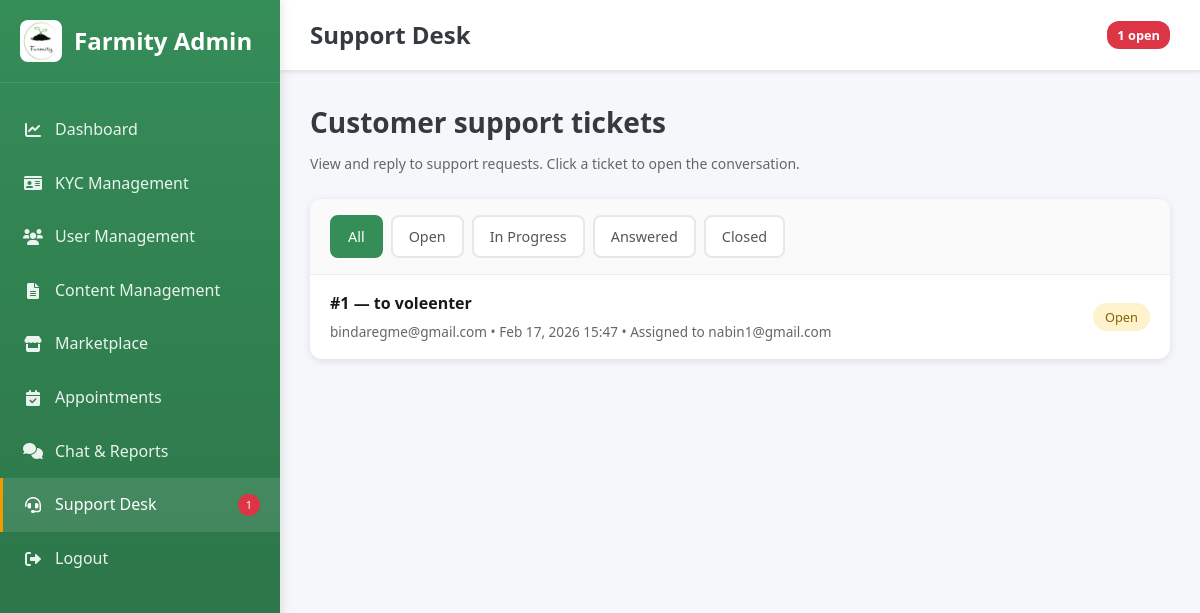
/admin-dashboard/support/ (signed in), run on an earlier commit of the app's database.
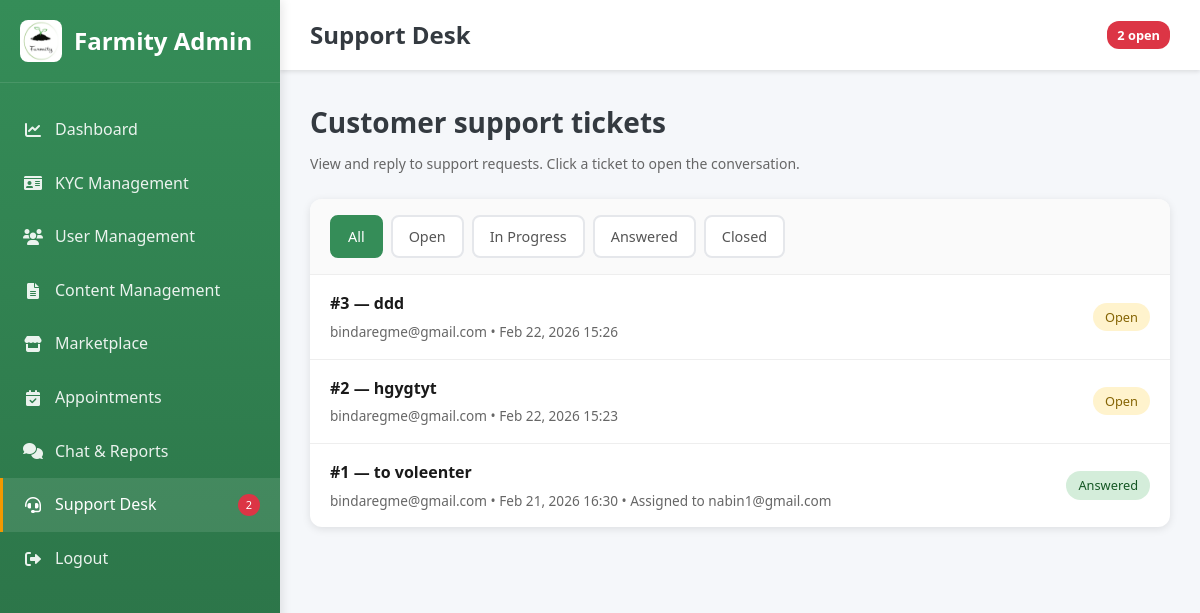
And on a later commit of the database.
### accounts/models.py (models this page shows, shortened)
class SupportTicket(models.Model):
    STATUS_OPEN = 'open'
    STATUS_IN_PROGRESS = 'in_progress'
    STATUS_ANSWERED = 'answered'
    STATUS_CLOSED = 'closed'
    STATUS_CHOICES = (
        (STATUS_OPEN, 'Open'),
        (STATUS_IN_PROGRESS, 'In Progress'),
        (STATUS_ANSWERED, 'Answered'),
        (STATUS_CLOSED, 'Closed'),
    )
    user = models.ForeignKey(User, on_delete=models.CASCADE, related_name='support_tickets')
    subject = models.CharField(max_length=255)
    status = models.CharField(max_length=20, choices=STATUS_CHOICES, default=STATUS_OPEN)
    assigned_to = models.ForeignKey(
        User,
        on_delete=models.SET_NULL,
        null=True,
        blank=True,
        related_name='assigned_support_tickets',
    )
    created_at = models.DateTimeField(auto_now_add=True)
    updated_at = models.DateTimeField(auto_now=True)
    class Meta:
        ordering = ('-updated_at',)

class User(AbstractBaseUser, PermissionsMixin):
    ROLE_CHOICES = (
        ('admin', 'Admin'),
        ('buyer', 'Buyer'),
        ('farmer', 'Farmer'),
        ('agricultural_expert', 'Agricultural Expert'),
        ('vendor', 'Vendor'),
    )
    email = models.EmailField(unique=True)
    role = models.CharField(max_length=20, choices=ROLE_CHOICES, default='buyer')
    is_active = models.BooleanField(default=True)
    is_verified = models.BooleanField(default=False)
    is_staff = models.BooleanField(default=False)
    date_joined = models.DateTimeField(auto_now_add=True)
    objects = UserManager()
    USERNAME_FIELD = 'email'
    REQUIRED_FIELDS = []

### accounts/views.py (the view)
# urls.py: path('admin-dashboard/support/', admin_support_desk, name='admin_support_desk'),
@login_required
def admin_support_desk(request):
    if request.user.role != 'admin' and not _is_support_staff(request.user):
        messages.error(request, 'You do not have access to the support desk.')
        return redirect('support_hub')
    status_filter = request.GET.get('status', '').strip()
    qs = SupportTicket.objects.select_related('user', 'assigned_to').order_by('-updated_at')
    if status_filter and status_filter in dict(SupportTicket.STATUS_CHOICES):
        qs = qs.filter(status=status_filter)
    tickets = qs
    open_count = SupportTicket.objects.filter(
        status__in=[SupportTicket.STATUS_OPEN, SupportTicket.STATUS_IN_PROGRESS]
    ).count()
    pending_kyc = KYCRequest.objects.filter(status=KYCRequest.STATUS_PENDING).count()
    context = {
        'tickets': tickets,
        'status_filter': status_filter,
        'status_choices': SupportTicket.STATUS_CHOICES,
        'open_count': open_count,
        'open_support_count': open_count,
        'pending_kyc': pending_kyc,
    }
    return render(request, 'admin_support_desk.html', context)

### templates/admin_support_desk.html (shortened to what this page needs)
<!DOCTYPE html>
<html lang="en">
<head>
    <link rel="stylesheet" href="/static/css/style.css">
    <link href="https://cdnjs.cloudflare.com/ajax/libs/font-awesome/6.0.0/css/all.min.css" rel="stylesheet">
</head>
<body>
    <aside class="sidebar">
        <div class="sidebar-header">
            <img src="/static/images/Farmity%20logo.png" alt="Farmity" class="sidebar-logo-img" style="width:42px;height:42px;object-fit:contain;border-radius:8px;" onerror="this.style.display='none'; this.nextElementSibling.style.display='inline-block';">
            <h2>Farmity Admin</h2>
        </div>
        <nav class="sidebar-menu">
            <a href="{% url 'admin_dashboard' %}" class="menu-item">
                <i class="fas fa-chart-line"></i>
                <span>Dashboard</span>
            </a>
            <a href="{% url 'admin_kyc_management' %}" class="menu-item">
                <i class="fas fa-id-card"></i>
                <span>KYC Management</span>
            </a>
            <a href="{% url 'admin_user_management' %}" class="menu-item">
                <i class="fas fa-users"></i>
                <span>User Management</span>
            </a>
            <a href="{% url 'admin_content_management' %}" class="menu-item">
                <i class="fas fa-file-alt"></i>
                <span>Content Management</span>
            </a>
            <a href="{% url 'admin_marketplace_oversight' %}" class="menu-item">
                <i class="fas fa-store"></i>
                <span>Marketplace</span>
            </a>
            <a href="{% url 'admin_appointment_management' %}" class="menu-item">
                <i class="fas fa-calendar-check"></i>
                <span>Appointments</span>
            </a>
            <a href="{% url 'admin_chat_reports' %}" class="menu-item">
                <i class="fas fa-comments"></i>
                <span>Chat & Reports</span>
            </a>
            <a href="{% url 'admin_support_desk' %}" class="menu-item active">
                <i class="fas fa-headset"></i>
                <span>Support Desk</span>
                {% if open_support_count > 0 %}
                <span style="margin-left: auto; background: var(--danger); color: white; padding: 2px 8px; border-radius: 12px; font-size: 11px;">{{ open_support_count }}</span>
                {% endif %}
            </a>
            <a href="{% url 'logout' %}" class="menu-item">
                <i class="fas fa-sign-out-alt"></i>
                <span>Logout</span>
            </a>
        </nav>
    </aside>
    <div class="main-content">
        <header class="top-header">
            <h1 class="header-title">Support Desk</h1>
            {% if open_count > 0 %}
            <span class="open-badge">{{ open_count }} open</span>
            {% endif %}
        </header>
        <div class="dashboard-content">
            <div class="page-header">
                <h2 class="page-title">Customer support tickets</h2>
                <p class="page-subtitle">View and reply to support requests. Click a ticket to open the conversation.</p>
            </div>
            <div class="support-card">
                <div class="filters-bar">
                    <a href="{% url 'admin_support_desk' %}" class="{% if not status_filter %}active{% endif %}">All</a>
                    {% for value, label in status_choices %}
                    <a href="{% url 'admin_support_desk' %}?status={{ value }}" class="{% if status_filter == value %}active{% endif %}">{{ label }}</a>
                    {% endfor %}
                </div>
                <ul class="ticket-list">
                    {% for t in tickets %}
                    <li>
                        <div>
                            <a href="{% url 'support_ticket' t.id %}" class="ticket-link">#{{ t.id }} — {{ t.subject }}</a>
                            <div class="ticket-meta">
                                {{ t.user.email }} • {{ t.updated_at|date:"M d, Y H:i" }}{% if t.assigned_to %} • Assigned to {{ t.assigned_to.email }}{% endif %}
                            </div>
                        </div>
                        <span class="ticket-status {{ t.status }}">{{ t.get_status_display }}</span>
                    </li>
                    {% endfor %}
                </ul>
            </div>
        </div>
    </div>
</body>
</html>

### static/css/style.css (style rules this page uses)
* { margin: 0; padding: 0; box-sizing: border-box; }
:root { --athens-gray: #E9EBF1; --sea-green: #358D58; --sushi: #A8AD3B; --paarl: #A04A24; --white: #ffffff; --text-dark: #333333; --text-gray: #666666; --border-gray: #dddddd; --light-gray: #f5f5f5; }
body { font-family: 'Segoe UI', Tahoma, Geneva, Verdana, sans-serif; line-height: 1.6; color: var(--text-dark); background: var(--white); }
html, body { height: 100%; margin: 0; padding: 0; }

### templates/admin_support_desk.html (style rules this page uses)
* { margin: 0; padding: 0; box-sizing: border-box; }
:root { --primary: #358D58; --primary-dark: #2a6f45; --secondary: #F29900; --danger: #dc3545; --sidebar-width: 280px; --header-height: 70px; --dark: #343a40; }
body { font-family: 'Segoe UI', Tahoma, Geneva, Verdana, sans-serif; background: #f5f7fa; color: #333; }
.sidebar { position: fixed; left: 0; top: 0; width: var(--sidebar-width); height: 100vh; background: linear-gradient(180deg, var(--primary) 0%, var(--primary-dark) 100%); color: white; z-index: 1000; overflow-y: auto; box-shadow: 2px 0 10px rgba(0,0,0,0.1); }
.sidebar-header { padding: 20px; border-bottom: 1px solid rgba(255,255,255,0.1); display: flex; align-items: center; gap: 12px; }
.sidebar-header h2 { font-size: 24px; font-weight: 600; }
.sidebar-menu { padding: 20px 0; }
.menu-item { display: flex; align-items: center; gap: 12px; padding: 14px 20px; color: rgba(255,255,255,0.9); text-decoration: none; transition: all 0.3s ease; border-left: 3px solid transparent; }
.menu-item:hover, .menu-item.active { background: rgba(255,255,255,0.1); border-left-color: var(--secondary); color: white; }
.menu-item i { width: 20px; text-align: center; }
.main-content { margin-left: var(--sidebar-width); min-height: 100vh; }
.top-header { background: white; height: var(--header-height); display: flex; align-items: center; justify-content: space-between; padding: 0 30px; box-shadow: 0 2px 4px rgba(0,0,0,0.1); position: sticky; top: 0; z-index: 100; }
.header-title { font-size: 24px; font-weight: 600; color: var(--dark); }
.dashboard-content { padding: 30px; }
.page-header { margin-bottom: 24px; }
.page-title { font-size: 28px; font-weight: 700; color: var(--dark); margin-bottom: 8px; }
.page-subtitle { color: #666; font-size: 14px; }
.support-card { background: white; border-radius: 12px; box-shadow: 0 2px 8px rgba(0,0,0,0.1); overflow: hidden; }
.filters-bar { display: flex; flex-wrap: wrap; gap: 0.5rem; padding: 1rem 1.25rem; border-bottom: 1px solid #eee; background: #fafafa; }
.filters-bar a { padding: 0.5rem 1rem; border-radius: 8px; text-decoration: none; font-weight: 500; font-size: 0.9rem; color: #555; background: white; border: 2px solid #e5e7eb; }
.filters-bar a.active { background: var(--primary); color: white; border-color: var(--primary); }
.ticket-list { list-style: none; padding: 0; margin: 0; }
.ticket-list li { padding: 1rem 1.25rem; border-bottom: 1px solid #eee; display: flex; justify-content: space-between; align-items: center; flex-wrap: wrap; gap: 0.75rem; transition: background 0.2s; }
.ticket-list li:last-child { border-bottom: none; }
.ticket-list a.ticket-link { font-weight: 600; color: #1a1a1a; text-decoration: none; }
.ticket-meta { font-size: 0.85rem; color: #666; margin-top: 0.25rem; }
.ticket-status { padding: 0.25rem 0.75rem; border-radius: 20px; font-size: 0.8rem; font-weight: 500; }
.ticket-status.open { background: #fff3cd; color: #856404; }
.ticket-status.answered { background: #d4edda; color: #155724; }
.open-badge { background: var(--danger); color: white; padding: 4px 10px; border-radius: 12px; font-size: 0.8rem; font-weight: 600; }

What changed in the data, as far as the page shows it:
added SupportTicket: id "3", subject "ddd", user.email "bindaregme@gmail.com", updated_at "Feb 22, 2026 15:26", status "Open"
added SupportTicket: id "2", subject "hgygtyt", user.email "bindaregme@gmail.com", updated_at "Feb 22, 2026 15:23", status "Open"
changed SupportTicket "to voleenter": updated_at "Feb 17, 2026 15:47" → "Feb 21, 2026 16:30"; status "Open" → "Answered"
Also different on the page:
{{ open_support_count }}: "1" → "2"
{{ open_count }}: "1" → "2"
